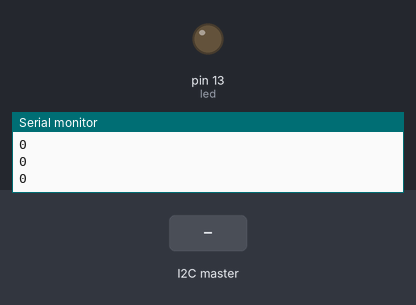
A sketch run on a simulated Arduino Uno, built with avr-gcc and run on an emulated ATmega328P. On the bench: output pins drawn as LEDs (lit = HIGH), the last lines printed to the serial monitor. The test bench sets the inputs (shaded band).

Above: at 1.2 s.
1.3 s: the I2C master sends the byte 1
At 2.5 s:
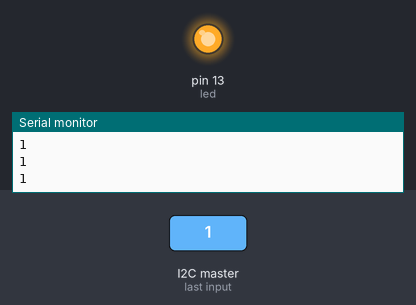
2.8 s: the I2C master sends the byte 0
At 3.9 s:
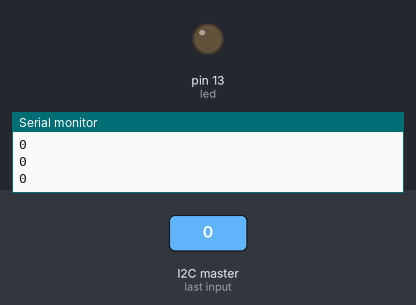
Timing chart, 0 to 5.8 s (numbered marks = the images above; inputs shaded):
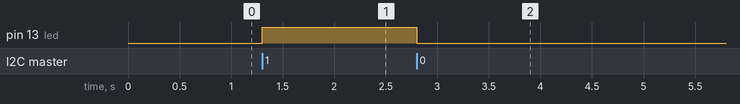

Measured:
- after the input at 1.3 s, pin 13 (led): LOW → HIGH at once
- after the input at 2.8 s, pin 13 (led): HIGH → LOW at once

The sketch:

P4A4-Esclavo.ino
```cpp
# include <Wire.h>

#define led 13 // Puerto 13 asociado a un led

int dato; //variable entera para recibir el dato de la comunicacion

void setup() {
  Wire.begin(0xAF); // Empieza comunicacion usando la clave acordada (0xAF)
  Wire.onReceive(lectura); // Determina que va a recibir informacion por medio de la funcion lectura
  pinMode(led,OUTPUT); // Define el pin 13 como salida
  Serial.begin(9600); // Comunicacion a 9600 baudios
}

void loop() {
  Serial.println(dato); // Imprime el dato obtenido desde el sistema maestro
  delay(100); // Retardo de .1 seg.

}

void lectura() {
  dato = Wire.read(); // Asigna a la variable dato previamente definida el contenido de leer lo que envia el sistema maestro
  if (dato == 1) { // condicional
    digitalWrite(led,HIGH); // Si llega a este punto, prende el led
  }
  else {
    digitalWrite(led,LOW); // Si el dato no es 1 (que en este caso entonces sería 0), el foco se apaga.
  }
}
```
